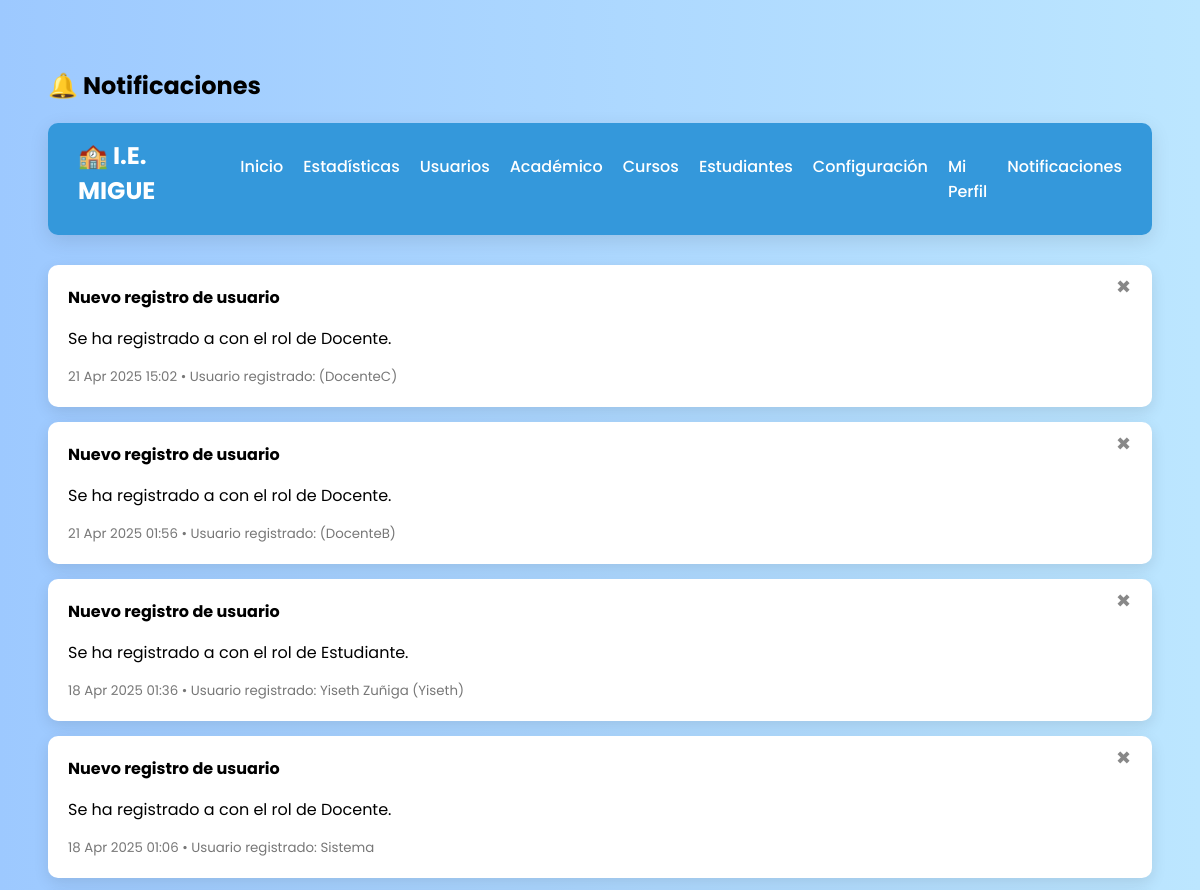
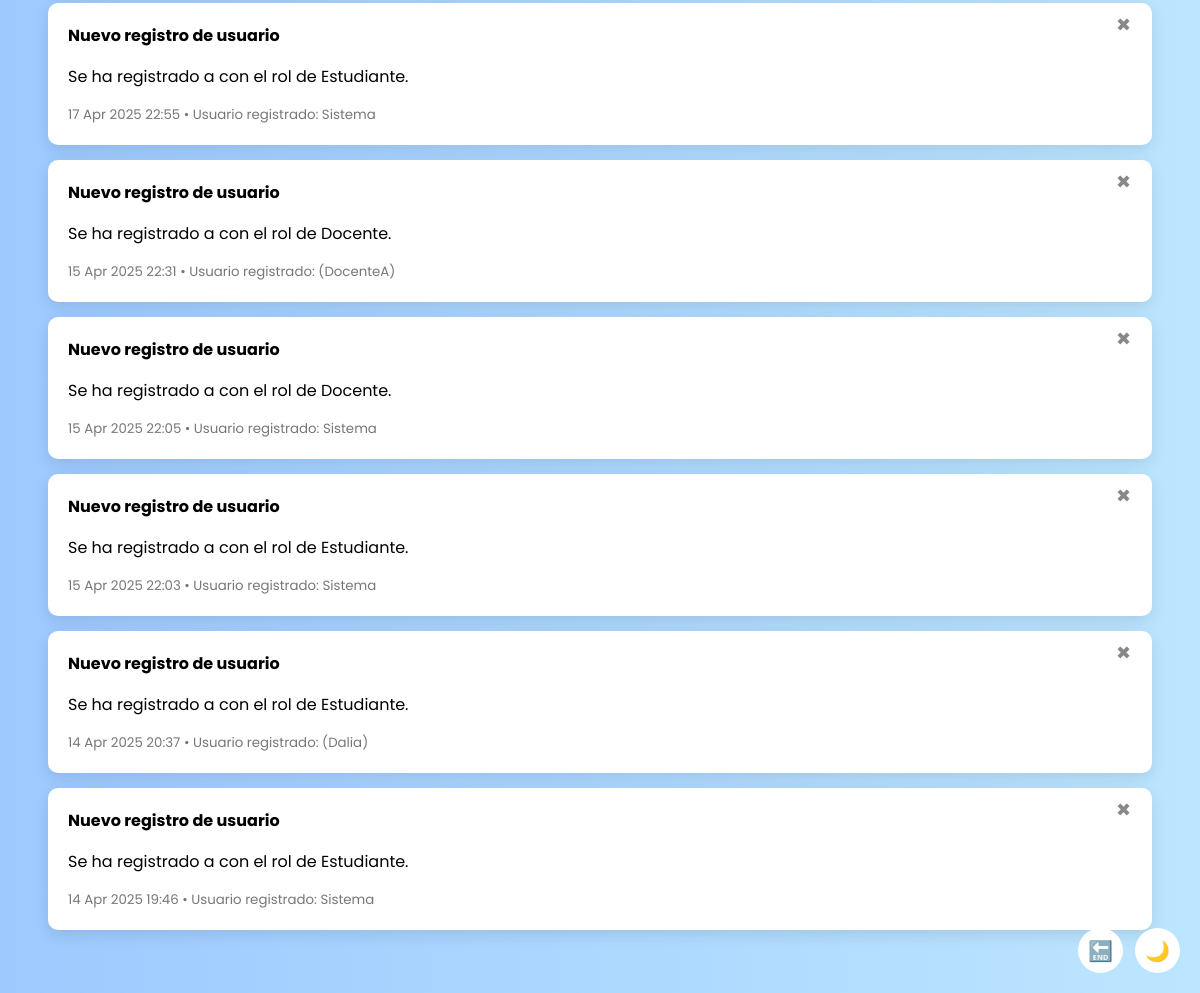
The page /notificaciones/ on the database its author committed (2 pictures, top to bottom).
### usuarios/models.py (models this page shows, shortened)
class Notificacion(models.Model):
    TIPO_CHOICES = [
        ('info', 'Información'),
        ('advertencia', 'Advertencia'),
        ('mensaje', 'Mensaje'),
    ]
    titulo = models.CharField(max_length=100)
    contenido = models.TextField()
    tipo = models.CharField(max_length=20, choices=TIPO_CHOICES, default='info')
    fecha = models.DateTimeField(auto_now_add=True)
    usuario = models.ForeignKey(User, on_delete=models.SET_NULL, null=True, blank=True, related_name='notificaciones_creadas')
    usuario_afectado = models.ForeignKey(User, on_delete=models.SET_NULL, null=True, blank=True, related_name='notificaciones_recibidas')
    eliminada = models.BooleanField(default=False)

### usuarios/views.py (the view)
# urls.py: path('notificaciones/', views.notificaciones, name='notificaciones'),
def notificaciones(request):
    lista = Notificacion.objects.filter(eliminada=False).order_by('-fecha')
    paginator = Paginator(lista, 10)
    page_number = request.GET.get('page')
    page_obj = paginator.get_page(page_number)
    restaurado = request.GET.get('restaurado')
    return render(request, 'usuarios/notificaciones.html', {
        'notificaciones': page_obj,
        'restaurado': restaurado
    })

### usuarios/templates/usuarios/notificaciones.html (shortened to what this page needs)
{% load static %}
<!DOCTYPE html>
<html lang="es">
<head>
</head>
<body>
<h2>🔔 Notificaciones</h2>
<nav class="navbar">
  <div class="logo">🏫 I.E. MIGUE</div>
  <ul class="nav-links">
    <li><a href="{% url 'panel_admin' %}">Inicio</a></li>
    <li><a href="{% url 'estadisticas' %}">Estadísticas</a></li>
    <li><a href="{% url 'lista_usuarios' %}">Usuarios</a></li>
    <li><a href="{% url 'gestion_academica' %}">Académico</a></li>
    <li><a href="{% url 'gestionar_cursos' %}">Cursos</a></li>
    <li><a href="{% url 'ver_estudiantes' %}">Estudiantes</a></li>
    <li><a href="{% url 'configuracion' %}">Configuración</a></li>
    <li><a href="{% url 'perfil_admin' %}">Mi Perfil</a></li>
    <li><a href="{% url 'notificaciones' %}">Notificaciones</a></li>
  </ul>
</nav>
{% for n in notificaciones %}
  <div class="notificacion"
    id="noti-{{ n.id }}"
    onclick="mostrarDesdeAtributos(this)"
    data-titulo="{{ n.titulo|escapejs }}"
    data-contenido="{{ n.contenido|escapejs }}"
    data-fecha="{{ n.fecha|date:'d/m/Y H:i' }}"
    data-usuario="{% if n.usuario_afectado %}{{ n.usuario_afectado.first_name|default_if_none:'' }} {{ n.usuario_afectado.last_name|default_if_none:'' }} ({{ n.usuario_afectado.username }}){% else %}Sistema{% endif %}"
    data-correo="{% if n.usuario_afectado and n.usuario_afectado.email %}{{ n.usuario_afectado.email|escapejs }}{% else %}-{% endif %}">
    <button onclick="event.stopPropagation(); eliminarNotificacion({{ n.id }}, '{{ n.titulo|escapejs }}')"
       title="Eliminar"
       style="position: absolute; top: 10px; right: 15px; background: none; border: none; font-size: 18px; color: #888; cursor: pointer;">✖</button>
    <strong>{{ n.titulo }}</strong>
    <p>{{ n.contenido }}</p>
    <small>{{ n.fecha|date:"d M Y H:i" }} • Usuario registrado:
      {% if n.usuario_afectado %}
        {{ n.usuario_afectado.first_name }} {{ n.usuario_afectado.last_name }} ({{ n.usuario_afectado.username }})
      {% else %}
        Sistema
      {% endif %}
    </small>
  </div>
{% empty %}
  <p>No hay notificaciones por el momento.</p>
{% endfor %}
<div class="floating-buttons">
  <form method="POST" action="{% url 'logout' %}">
    <button class="icon-button" title="Cerrar sesión">🔚</button>
  </form>
  <button class="icon-button" onclick="toggleDarkMode()" title="Modo oscuro/claro" id="darkToggle">🌙</button>
</div>
</body>
</html>

### usuarios/templates/usuarios/notificaciones.html (style rules this page uses)
body { font-family: 'Poppins', sans-serif; background: linear-gradient(to right, #9dc9ff, #bce6ff); padding: 40px; min-height: 100vh; transition: background 0.4s; }
.navbar { display: flex; justify-content: space-between; background-color: #3498db; padding: 15px 30px; border-radius: 10px; margin-bottom: 30px; box-shadow: 0 6px 20px rgba(0, 0, 0, 0.1); position: relative; }
.navbar .logo { color: white; font-size: 1.5rem; font-weight: bold; }
.navbar .nav-links { list-style: none; display: flex; gap: 20px; }
.navbar .nav-links li a { color: white; text-decoration: none; font-weight: 500; }
.notificacion { background-color: white; padding: 20px; border-radius: 10px; margin-bottom: 15px; box-shadow: 0 5px 15px rgba(0, 0, 0, 0.1); position: relative; cursor: pointer; }
.notificacion small { display: block; margin-top: 8px; color: #777; }
.icon-button { background: white; border: none; border-radius: 50%; width: 45px; height: 45px; font-size: 20px; display: flex; align-items: center; justify-content: center; cursor: pointer; }
.floating-buttons { position: fixed; bottom: 20px; right: 20px; display: flex; gap: 12px; }

### rows shown on the page
Notificacion: titulo "Nuevo registro de usuario", contenido "Se ha registrado a con el rol de Docente.", fecha "21 Apr 2025 15:02", usuario_afectado.username "DocenteC"
Notificacion: titulo "Nuevo registro de usuario", contenido "Se ha registrado a con el rol de Docente.", fecha "21 Apr 2025 01:56", usuario_afectado.username "DocenteB"
Notificacion: titulo "Nuevo registro de usuario", contenido "Se ha registrado a con el rol de Estudiante.", fecha "18 Apr 2025 01:36", usuario_afectado.first_name "Yiseth Zuñiga", usuario_afectado.username "Yiseth"
Notificacion: titulo "Nuevo registro de usuario", contenido "Se ha registrado a con el rol de Docente.", fecha "18 Apr 2025 01:06", shows "Sistema"
Notificacion: titulo "Nuevo registro de usuario", contenido "Se ha registrado a con el rol de Estudiante.", fecha "17 Apr 2025 22:55", shows "Sistema"
Notificacion: titulo "Nuevo registro de usuario", contenido "Se ha registrado a con el rol de Docente.", fecha "15 Apr 2025 22:31", usuario_afectado.username "DocenteA"
Notificacion: titulo "Nuevo registro de usuario", contenido "Se ha registrado a con el rol de Docente.", fecha "15 Apr 2025 22:05", shows "Sistema"
Notificacion: titulo "Nuevo registro de usuario", contenido "Se ha registrado a con el rol de Estudiante.", fecha "15 Apr 2025 22:03", shows "Sistema"
Notificacion: titulo "Nuevo registro de usuario", contenido "Se ha registrado a con el rol de Estudiante.", fecha "14 Apr 2025 20:37", usuario_afectado.username "Dalia"
Notificacion: titulo "Nuevo registro de usuario", contenido "Se ha registrado a con el rol de Estudiante.", fecha "14 Apr 2025 19:46", shows "Sistema"
